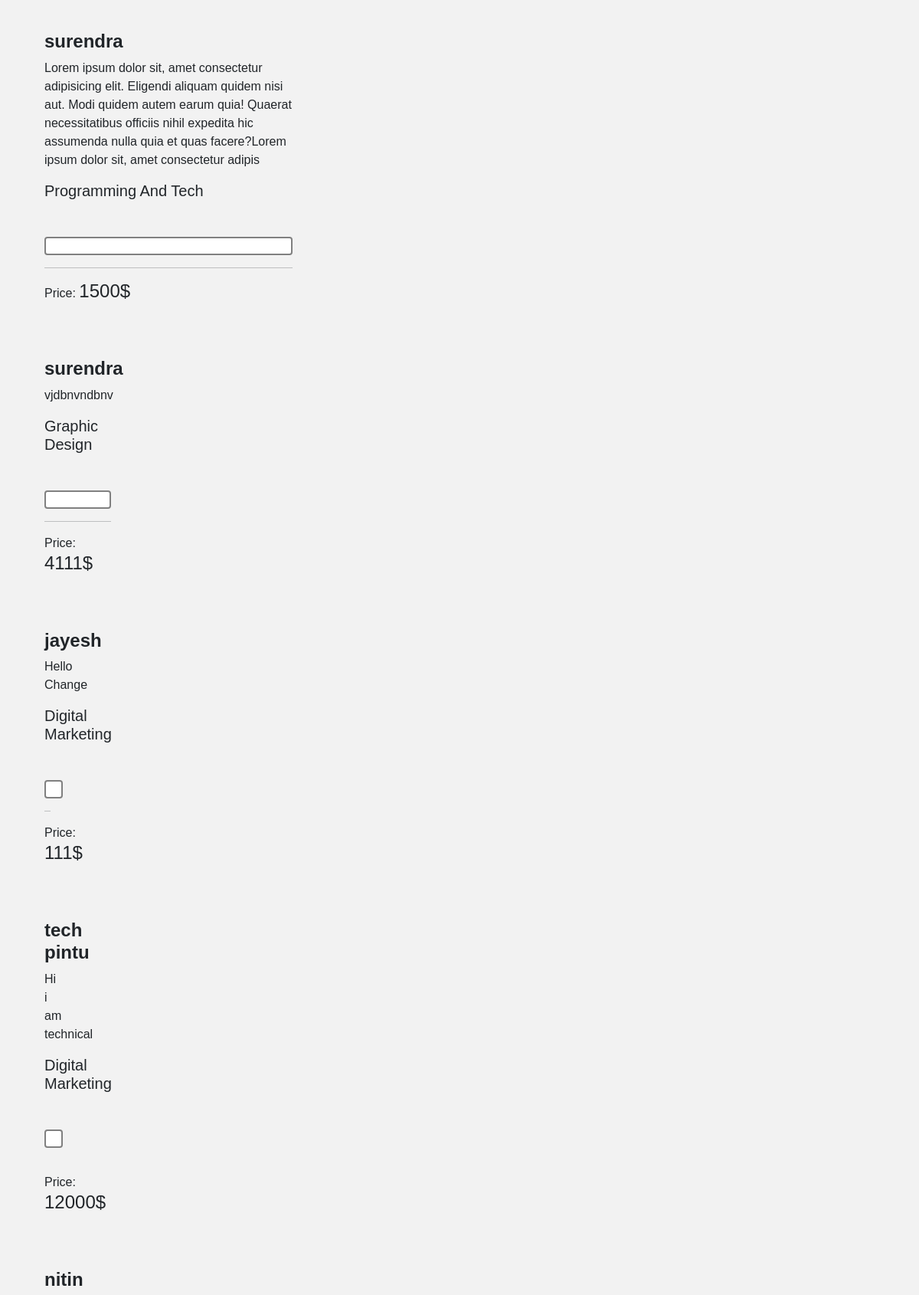
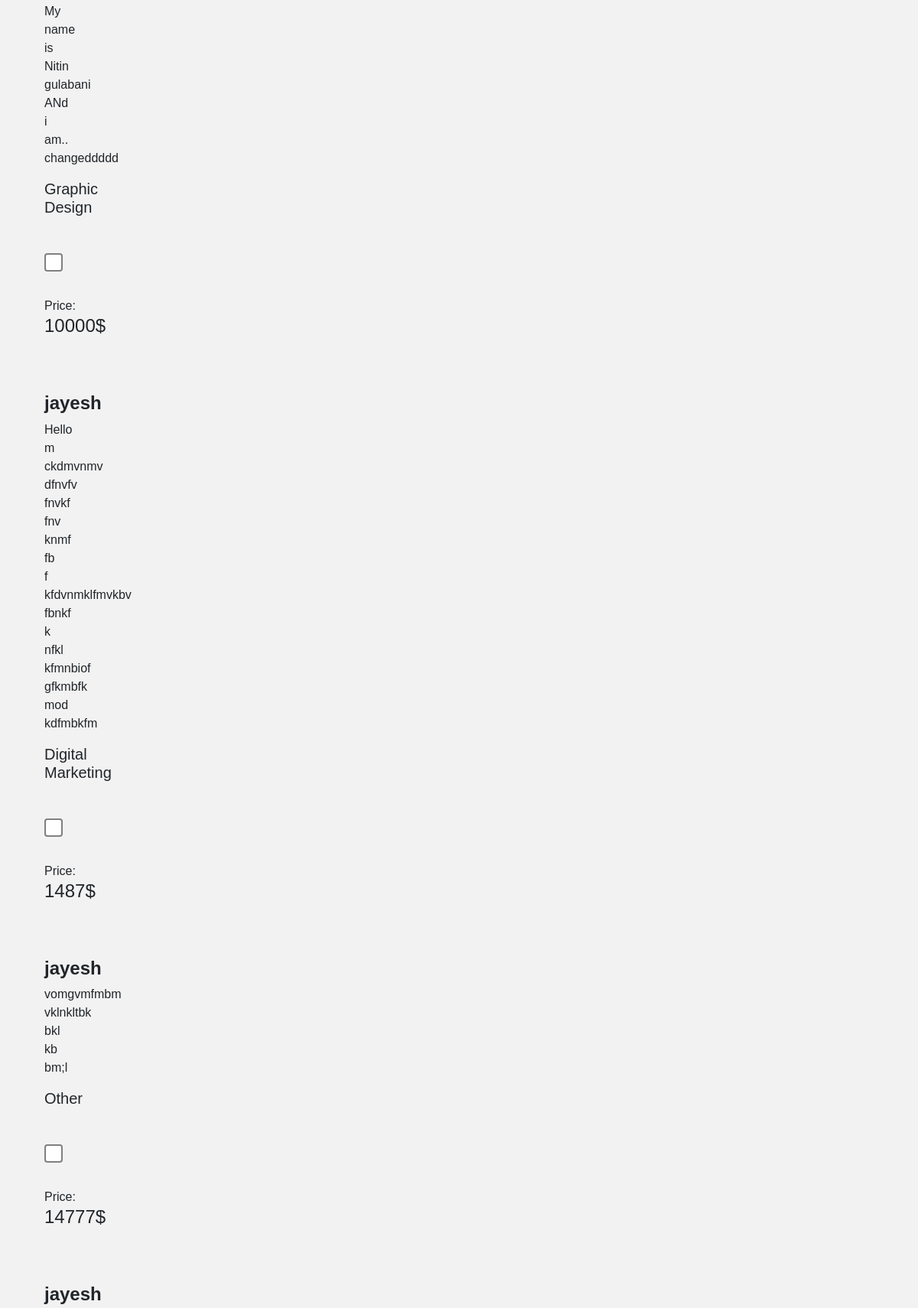
Page /newresult.php (upper part) on the committed database (2 pictures, top to bottom).
### tables this page shows
CREATE TABLE `gig` (
  `id` int(10) NOT NULL,
  `art_name` varchar(50) NOT NULL,
  `about` varchar(255) NOT NULL,
  `category` int(10) NOT NULL,
  `img` varchar(255) NOT NULL,
  `price` int(6) NOT NULL,
  `email` varchar(50) NOT NULL,
  `mobile_number` varchar(10) NOT NULL
);

### newresult.php (the view, shortened to what this page needs)
<!DOCTYPE html>
<html lang="en">
<head>
    <link href="https://cdn.jsdelivr.net/npm/bootstrap@5.0.0-beta2/dist/css/bootstrap.min.css" rel="stylesheet">
    <link rel="stylesheet" href="style.css?v=<?php echo time(); ?>" media="all" type="text/css">
</head>
<body>
    <div class="container">
        <div class="row">
        <?php
                    $conn = mysqli_connect("localhost", "root", "", "inspireart") or die("Databse is not connect");
                    $query = "select * from gig";
                    $result = mysqli_query($conn, $query) or die("Query failed");
                    if (mysqli_num_rows($result) > 0) {
                        while($rows = mysqli_fetch_assoc($result))
                        {
                    ?>
                    <div class=" col-sm-6 col-lg-4">
                    <div class="card-body">
                        <h4 class="card-title fw-bolder"><?php echo $rows['art_name'];?></h4>
                        <p class="card-text card-about"><?php echo $rows['about'];?></p>
                        <h5 class="mt-3">
                        <?php
                            if( $rows['category']==1)
                            {
                                echo   "Graphic Design";
                            }
                            else if( $rows['category']==2)
                            {
                                echo   "Programming And Tech";
                            }
                            else if( $rows['category']==3)
                            {
                                echo   "Digital Marketing";
                            }
                            else if( $rows['category']==4)
                            {
                                echo   "Music & Audio";
                            }
                            else if( $rows['category']==5)
                            {
                                echo   "Bussiness";
                            }
                            else if( $rows['category']==6)
                            {
                                echo   "Other";
                            }
                        ?>
                <div class="card mt-5">
                    </h5>
                        <hr>
                        <p class="m-0 d-inline">Price:
                        <h4 class="d-inline"><?php echo $rows['price'];?>$</h4>
                        </p>
                    </div>
                    <?php }} ?>
                </div>
            </div>
        </div>
    </div>
</body>
</html>

### style.css (style rules this page uses)
* { margin: 0; padding: 0; outline: none; box-sizing: border-box; font-family: 'Montserrat', sans-serif; }
body { background: #f2f2f2; }
.card { cursor: pointer; border:2px solid gray; padding: 10px; }

### rows in the picture
gig: art_name "surendra", about "Lorem ipsum dolor sit, amet consectetur adipisicing elit. Eligendi aliquam quidem nisi aut. Modi quidem autem earum quia! Quaerat necessitatibus officiis nihil expedita hic assumenda nulla quia et quas facere?Lorem ipsum dolor sit, amet consectetur adipis", category "Programming And Tech", price "1500"
gig: art_name "surendra", about "vjdbnvndbnv", category "Graphic Design", price "4111"
gig: art_name "jayesh", about "Hello Change", category "Digital Marketing", price "111"
gig: art_name "tech pintu", about "Hi i am technical", category "Digital Marketing", price "12000"
gig: art_name "nitin", about "My name is Nitin gulabani ANd i am.. changeddddd", category "Graphic Design", price "10000"
gig: art_name "jayesh", about "Hello m ckdmvnmv dfnvfv fnvkf fnv knmf fb f kfdvnmklfmvkbv fbnkf k nfkl kfmnbiof gfkmbfk mod kdfmbkfm", category "Digital Marketing", price "1487"
gig: art_name "jayesh", about "vomgvmfmbm vklnkltbk bkl kb bm;l", category "Other", price "14777"
gig: art_name "jayesh"
